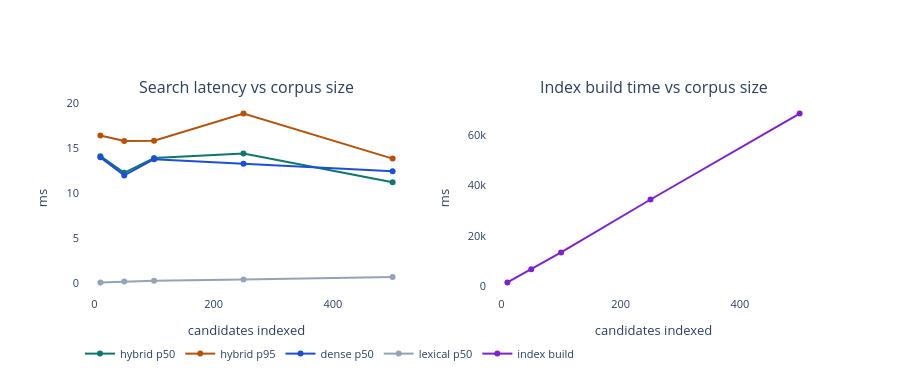

The code cell stored with this chart in its notebook:
### Code cell
if bench_path.exists():
    import plotly.graph_objects as go
    from plotly.subplots import make_subplots
    fig = make_subplots(rows=1, cols=2,
                        subplot_titles=("Search latency vs corpus size",
                                        "Index build time vs corpus size"))
    for col, nm, c in (("hybrid_p50_ms", "hybrid p50", "#0F766E"),
                       ("hybrid_p95_ms", "hybrid p95", "#B45309"),
                       ("dense_p50_ms", "dense p50", "#1D4ED8"),
                       ("lexical_p50_ms", "lexical p50", "#94A3B8")):
        fig.add_trace(go.Scatter(x=df["n_candidates"], y=df[col], name=nm,
                                 mode="lines+markers", line=dict(color=c)), row=1, col=1)
    fig.add_trace(go.Scatter(x=df["n_candidates"], y=df["index_build_ms"],
                             name="index build", mode="lines+markers",
                             line=dict(color="#7E22CE")), row=1, col=2)
    fig.update_xaxes(title_text="candidates indexed")
    fig.update_yaxes(title_text="ms", row=1, col=1)
    fig.update_yaxes(title_text="ms", row=1, col=2)
    fig.update_layout(height=380, plot_bgcolor="white", font=dict(size=11),
                      legend=dict(orientation="h", y=-0.22))
    fig.show()

### Figure 1 — Plotly figure (JSON) as saved in the notebook; plotly's stock layout.template omitted (floating-point values rounded to 4 significant figures)
{"data": [{"line": {"color": "#0F766E"}, "mode": "lines+markers", "name": "hybrid p50", "type": "scatter", "x": [10, 50, 100, 250, 500], "xaxis": "x", "y": [14.09, 12.24, 13.88, 14.38, 11.2], "yaxis": "y"}, {"line": {"color": "#B45309"}, "mode": "lines+markers", "name": "hybrid p95", "type": "scatter", "x": [10, 50, 100, 250, 500], "xaxis": "x", "y": [16.38, 15.78, 15.8, 18.82, 13.82], "yaxis": "y"}, {"line": {"color": "#1D4ED8"}, "mode": "lines+markers", "name": "dense p50", "type": "scatter", "x": [10, 50, 100, 250, 500], "xaxis": "x", "y": [13.96, 11.96, 13.75, 13.25, 12.42], "yaxis": "y"}, {"line": {"color": "#94A3B8"}, "mode": "lines+markers", "name": "lexical p50", "type": "scatter", "x": [10, 50, 100, 250, 500], "xaxis": "x", "y": [0.08, 0.19, 0.27, 0.41, 0.69], "yaxis": "y"}, {"line": {"color": "#7E22CE"}, "mode": "lines+markers", "name": "index build", "type": "scatter", "x": [10, 50, 100, 250, 500], "xaxis": "x2", "y": [1591.0, 6858.0, 13470.0, 34450.0, 68490.0], "yaxis": "y2"}], "layout": {"annotations": [{"font": {"size": 16}, "showarrow": false, "text": "Search latency vs corpus size", "x": 0.225, "xanchor": "center", "xref": "paper", "y": 1.0, "yanchor": "bottom", "yref": "paper"}, {"font": {"size": 16}, "showarrow": false, "text": "Index build time vs corpus size", "x": 0.775, "xanchor": "center", "xref": "paper", "y": 1.0, "yanchor": "bottom", "yref": "paper"}], "font": {"size": 11}, "height": 380, "legend": {"orientation": "h", "y": -0.22}, "plot_bgcolor": "white", "xaxis": {"anchor": "y", "domain": [0.0, 0.45], "title": {"text": "candidates indexed"}}, "xaxis2": {"anchor": "y2", "domain": [0.55, 1.0], "title": {"text": "candidates indexed"}}, "yaxis": {"anchor": "x", "domain": [0.0, 1.0], "title": {"text": "ms"}}, "yaxis2": {"anchor": "x2", "domain": [0.0, 1.0], "title": {"text": "ms"}}}}
